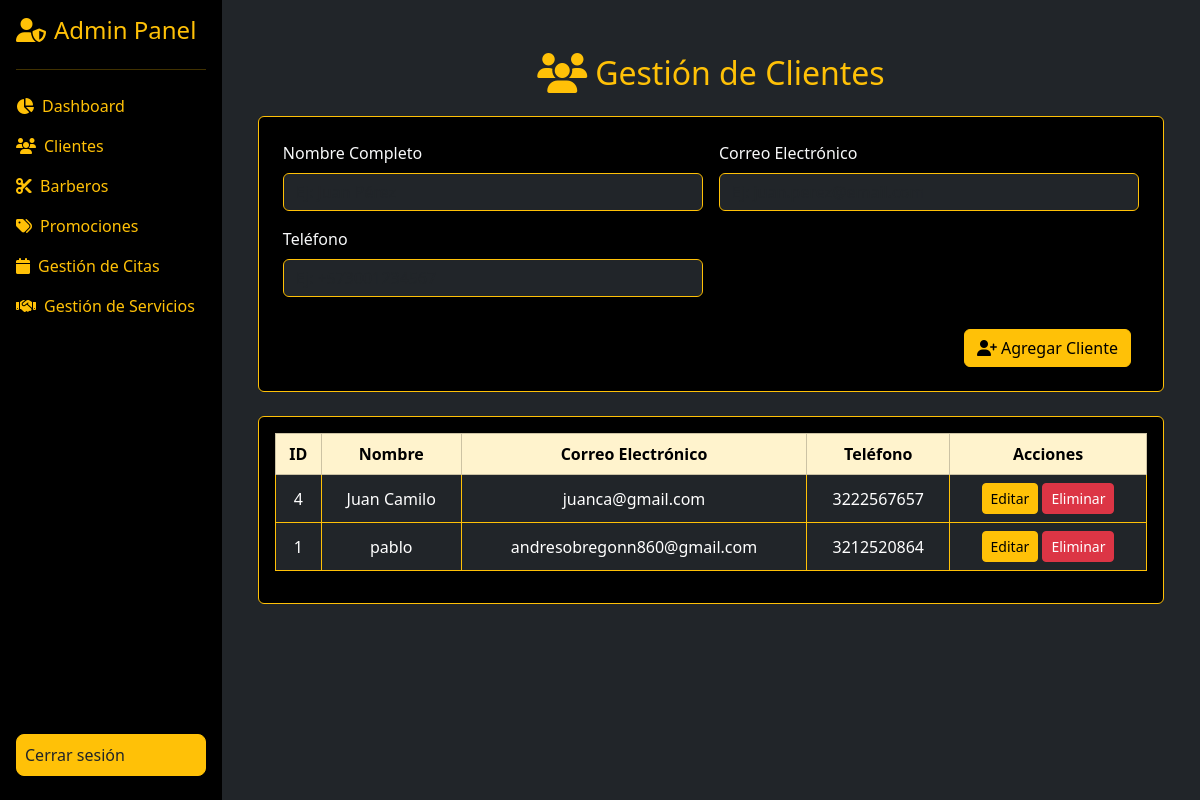
The page /panel/clientes (signed in) on the database as committed earlier.
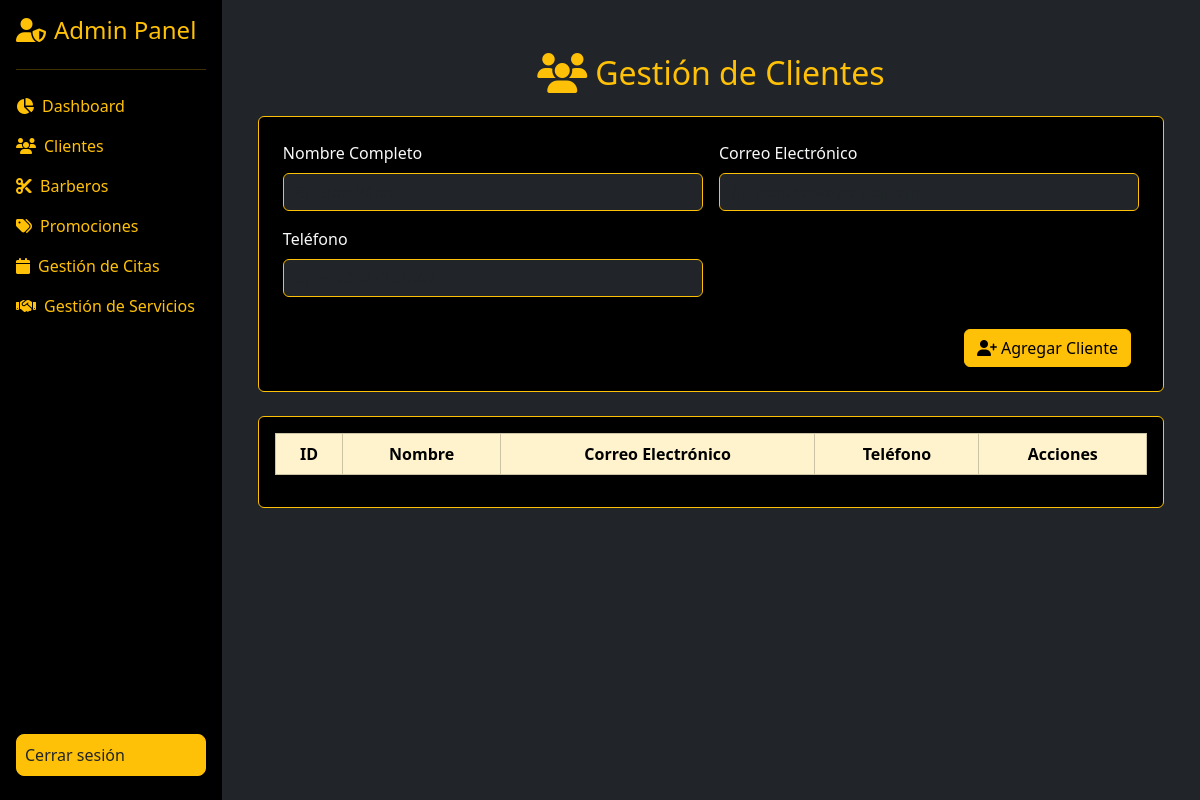
The same page on the database as committed later.
### tables this page shows
CREATE TABLE `clientes` (
  `id_cliente` int(11) NOT NULL,
  `nombre` varchar(100) NOT NULL,
  `telefono` varchar(20) NOT NULL,
  `correo` varchar(100) NOT NULL,
  `fecha_registro` timestamp NOT NULL DEFAULT current_timestamp()
);

### app/modulos/clientes/controlador.php (called while the page is built, shortened)
<?php
require_once __DIR__ . "/modelo.php";
class ClientesController {
    private $cliente;
    public function __construct() {
        $this->cliente = new Cliente();
    }
    public function index(): void {
        $stmt = $this->cliente->leerTodos();
        $action = "crear";
        require __DIR__ . "/vista/clientes.php";
    }
}

### app/panel/controlador.php (called while the page is built, shortened)
<?php
class PanelController {
    public function index(string $subRoute = "", string $id = "", string $accion = ""): void {
        require __DIR__ . "/vista/layout.php";
    }
}

### index.php (called while the page is built, shortened)
<?php
$requestUri = $_SERVER['REQUEST_URI'];
$basePath = "/barber";
$route = str_replace($basePath, "", $requestUri);
$route = trim($route, "/");
$router = new Router();
$router->handle($route);
?>

### app/config/Database.php (called while the page is built, shortened)
<?php
class Database {
    private $host = "localhost";
    private $db_name = "style_barber";
    private $username = "root";
    private $password = "";
    private $conn;
    public function __construct() {
        try {
            $this->conn = new PDO(
                "mysql:host={$this->host};dbname={$this->db_name};charset=utf8",
                $this->username,
                $this->password
            );
            $this->conn->setAttribute(PDO::ATTR_ERRMODE, PDO::ERRMODE_EXCEPTION);
        } catch (PDOException $e) {
            die(json_encode([
                "success" => false,
                "message" => "Error de conexión: " . $e->getMessage()
            ]));
        }
    }
    public function getConnection(): PDO {
        return $this->conn;
    }
}
?>

### app/modulos/clientes/modelo.php (called while the page is built, shortened)
<?php
require_once __DIR__ . "/../../config/Database.php";
class Cliente {
    private $conn;
    private $table = "clientes";
    public function __construct() {
        $db = new Database();
        $this->conn = $db->getConnection();
    }
    public function leerTodos(): array {
        $sql = "SELECT * FROM {$this->table} ORDER BY id_cliente DESC";
        $stmt = $this->conn->query($sql);
        return $stmt->fetchAll(PDO::FETCH_ASSOC);
    }
}

### app/modulos/clientes/vista/clientes.php (the view, shortened to what this page needs)
<div class="container">
  <div class="text-center text-warning mb-4">
    <h2><i class="fas fa-users fa-lg me-2"></i>Gestión de Clientes</h2>
  </div>
   <form method="POST"
      action="<?= ($action ?? 'crear') === 'editar'
                  ? "/barber/panel/clientes/".($idCliente ?? '')."/editar"
                  : "/barber/panel/clientes/crear" ?>">
     <div class="border bg-black border-warning rounded p-4 mb-4">
       <div class="row g-3">
         <div class="col-md-6">
           <label class="form-label">Nombre Completo</label>
           <input type="text" class="form-control bg-dark text-light border-warning" name="nombreCliente" placeholder="Ej: Juan Pérez" value="<?= htmlspecialchars($clienteData["nombre"] ?? '') ?>">
         </div>
         <div class="col-md-6">
           <label class="form-label">Correo Electrónico</label>
           <input type="text" class="form-control bg-dark text-light border-warning" name="correoCliente" placeholder="Ej: juan.perez@email.com" value="<?= htmlspecialchars($clienteData["correo"] ?? '') ?>">
         </div>
         <div class="col-md-6">
           <label class="form-label">Teléfono</label>
           <input type="text" class="form-control bg-dark text-light border-warning" name="telefonoCliente" placeholder="Ej: +573001234567" oninput="this.value = this.value.replace(/[^0-9]/g, '')" maxlength="10" value="<?= htmlspecialchars($clienteData["telefono"] ?? '') ?>">
         </div>
         <div class="col-md-12 text-end">
           <button class="btn btn-warning mt-3 me-2">
             <?= ($action ?? 'crear') === 'editar' ? 'Actualizar' : '<i class="fas fa-user-plus me-1"></i>Agregar Cliente' ?>
           </button>
         </div>
       </div>
     </div>
   </form>
  <div class="border border-warning bg-black rounded p-3">
    <div class="table-responsive">
      <table class="table table-dark table-bordered border-warning align-middle text-center">
        <thead class="table-warning text-black">
          <tr>
            <th>ID</th>
            <th>Nombre</th>
            <th>Correo Electrónico</th>
            <th>Teléfono</th>
            <th>Acciones</th>
          </tr>
        </thead>
        <tbody>
            <?php foreach ($stmt as $row): ?>
              <tr>
                <td><?= $row['id_cliente'] ?></td>
                <td><?= htmlspecialchars($row['nombre']) ?></td>
                <td><?= htmlspecialchars($row['correo']) ?></td>
                <td><?= htmlspecialchars($row['telefono']) ?></td>
                <td>
                  <a href="/barber/panel/clientes/<?= $row['id_cliente'] ?>/editar" class="btn btn-sm btn-warning">Editar</a>
                  <a href="/barber/panel/clientes/<?= $row['id_cliente'] ?>/eliminar" class="btn btn-sm btn-danger" onclick="return confirm('¿Eliminar este cliente?')">Eliminar</a>
                </td>
              </tr>
            <?php endforeach; ?>
          </tbody>
      </table>
    </div>
  </div>
</div>

Rows that differ between the two databases and show on the page:
removed clientes: id_cliente "4", nombre "Juan Camilo", correo "juanca@gmail.com", telefono "3222567657"
removed clientes: id_cliente "1", nombre "pablo", correo "andresobregonn860@gmail.com", telefono "3212520864"
